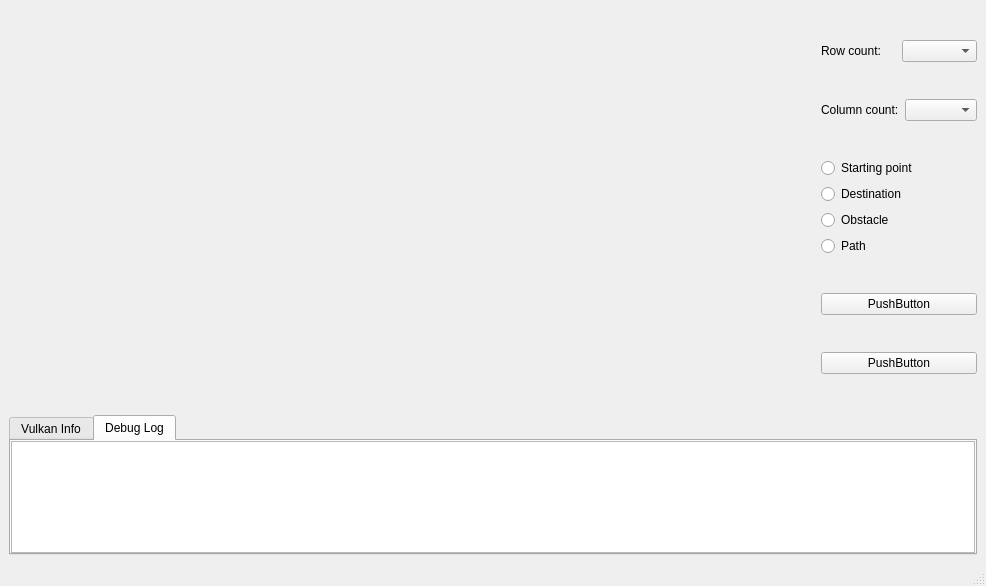
<?xml version="1.0" encoding="UTF-8"?>
<ui version="4.0">
 <class>MainWindow</class>
 <widget class="QMainWindow" name="MainWindow">
  <property name="geometry">
   <rect>
    <x>0</x>
    <y>0</y>
    <width>986</width>
    <height>586</height>
   </rect>
  </property>
  <property name="windowTitle">
   <string>MainWindow</string>
  </property>
  <widget class="QWidget" name="centralwidget">
   <layout class="QVBoxLayout" name="verticalLayout_2" stretch="9,1">
    <item>
     <layout class="QHBoxLayout" name="vulkanLayout" stretch="9,1">
      <property name="spacing">
       <number>6</number>
      </property>
      <item>
       <widget class="QWidget" name="vulkanWindow" native="true">
        <property name="minimumSize">
         <size>
          <width>800</width>
          <height>400</height>
         </size>
        </property>
       </widget>
      </item>
      <item>
       <layout class="QVBoxLayout" name="verticalLayout">
        <item>
         <layout class="QHBoxLayout" name="hlRow">
          <item>
           <widget class="QLabel" name="lbRowCount">
            <property name="text">
             <string>Row count:</string>
            </property>
           </widget>
          </item>
          <item>
           <widget class="QComboBox" name="cbRow"/>
          </item>
         </layout>
        </item>
        <item>
         <layout class="QHBoxLayout" name="hlCol">
          <item>
           <widget class="QLabel" name="lbColCount">
            <property name="text">
             <string>Column count:</string>
            </property>
           </widget>
          </item>
          <item>
           <widget class="QComboBox" name="cbCol"/>
          </item>
         </layout>
        </item>
        <item>
         <layout class="QVBoxLayout" name="vlRadios">
          <item>
           <widget class="QRadioButton" name="rbStartingPoint">
            <property name="text">
             <string>Starting point</string>
            </property>
           </widget>
          </item>
          <item>
           <widget class="QRadioButton" name="rbDestination">
            <property name="text">
             <string>Destination</string>
            </property>
           </widget>
          </item>
          <item>
           <widget class="QRadioButton" name="rbObstacle">
            <property name="text">
             <string>Obstacle</string>
            </property>
           </widget>
          </item>
          <item>
           <widget class="QRadioButton" name="rbPath">
            <property name="text">
             <string>Path</string>
            </property>
           </widget>
          </item>
         </layout>
        </item>
        <item>
         <widget class="QPushButton" name="pushButton">
          <property name="text">
           <string>PushButton</string>
          </property>
         </widget>
        </item>
        <item>
         <widget class="QPushButton" name="pushButton_2">
          <property name="text">
           <string>PushButton</string>
          </property>
         </widget>
        </item>
       </layout>
      </item>
     </layout>
    </item>
    <item>
     <widget class="QTabWidget" name="tabInfo">
      <property name="currentIndex">
       <number>1</number>
      </property>
      <widget class="QPlainTextEdit" name="vulkanInfo">
       <attribute name="title">
        <string>Vulkan Info</string>
       </attribute>
      </widget>
      <widget class="QPlainTextEdit" name="debugLog">
       <attribute name="title">
        <string>Debug Log</string>
       </attribute>
      </widget>
     </widget>
    </item>
   </layout>
  </widget>
  <widget class="QMenuBar" name="menubar">
   <property name="geometry">
    <rect>
     <x>0</x>
     <y>0</y>
     <width>986</width>
     <height>21</height>
    </rect>
   </property>
  </widget>
  <widget class="QStatusBar" name="statusbar"/>
 </widget>
 <resources/>
 <connections/>
</ui>
